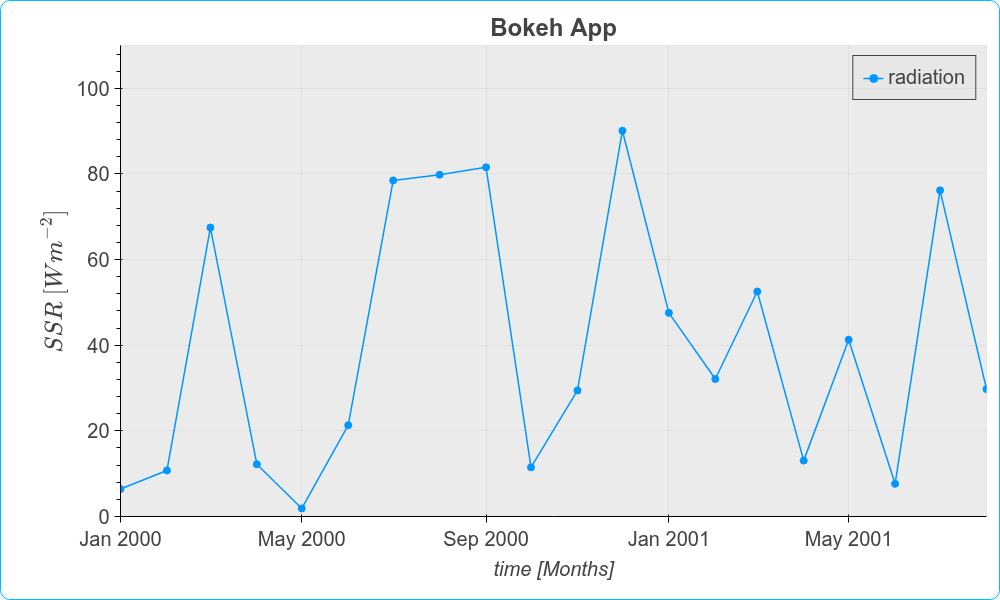

Reproduce this figure in Python.
from bokeh_rocks import jk9, build_auto_tooltip, hovfun, add_extras, save_plot, cusj, apply_theme
import pandas as pd
import numpy as np
from bokeh.plotting import figure, show
from bokeh.models import ColumnDataSource, HoverTool, LinearAxis, Range1d
palette= ['#0096FF','#FF3131','#FFAC1C','#00ff44','#ea51ea','#1F51FF','#FFEA00','#97573a','#00FFFF','#ff9cff','#008000','#A42A04','#D2B48C','#878787',]

x = pd.date_range('2000-01-01', periods=20, freq='MS')
xx = np.arange(20)
y = np.random.rand(20)*100
y2 = np.random.rand(20)*100
df = pd.DataFrame({'radiation': y, 'temperature': y2, 'x': x, 'hidden': y});df
sca=1
# the source
source = ColumnDataSource(df)
# the figure
p = figure(title=r"Bokeh App",x_axis_label=r"time [Months]",y_axis_label=r"$$SSR~[Wm^{-2}]$$",x_axis_type='datetime', x_range=(pd.Timestamp('2000-01-01'), pd.Timestamp('2001-08-01')),y_range=(0, 110),width=1000, **jk9)
# --- color palette (general, reusable) ---
columns = ['radiation']
hover_colors = dict(zip(columns, palette))
renderers = []
for col, color in hover_colors.items():
    if sca == 0 :
        l = p.line('x', col, source=source, color=color,line_width=1.5, legend_label=col)
        renderers.extend([l])
    else:
        s = p.scatter('x', col, source=source, size=7, color=color, legend_label=col,hover_line_width=10,);s.nonselection_glyph = None
        l = p.line('x', col, source=source, color=color,line_width=1.5, legend_label=col)
        renderers.extend([s])


tltl = hovfun("""
<i>Temperature:</i> <b>@temperature</b> <br> <i>radiation:</i> <b>@radiation</b><br> <i>time:</i> <b>@x{%Y-%m}</b>
""")

# secy = ["temperature"]
# secco = '#97573a'
# p.extra_y_ranges = {secy[0]: Range1d(start=df.temperature.min()/1.2, end=df.temperature.max()*1.2)}
# right_y_axis = LinearAxis(y_range_name=secy[0], axis_label=secy[0], axis_label_text_color=secco, axis_line_color=secco, major_label_text_color=secco,major_tick_line_color=secco, minor_tick_line_color=secco)
# p.add_layout(right_y_axis, 'right')
# r3 = p.scatter('x',secy[0],source = source,size=7,legend_label=secy[0], color = secco, hover_line_width=10,y_range_name=secy[0])
# p.line('x',secy[0],source = source,  line_color=secco,line_width=1.5, legend_label=secy[0], y_range_name=secy[0])
# renderers.extend([r3])


p.add_tools(HoverTool(tooltips=tltl, formatters={"@x": "datetime","@hidden": cusj()},mode="vline", point_policy='none', line_policy="none", attachment="below",show_arrow=False, renderers = renderers))  
apply_theme(p,'light');add_extras(p,cross=1); show(p);fname = "output/line_01"; save_plot(p,fname)
